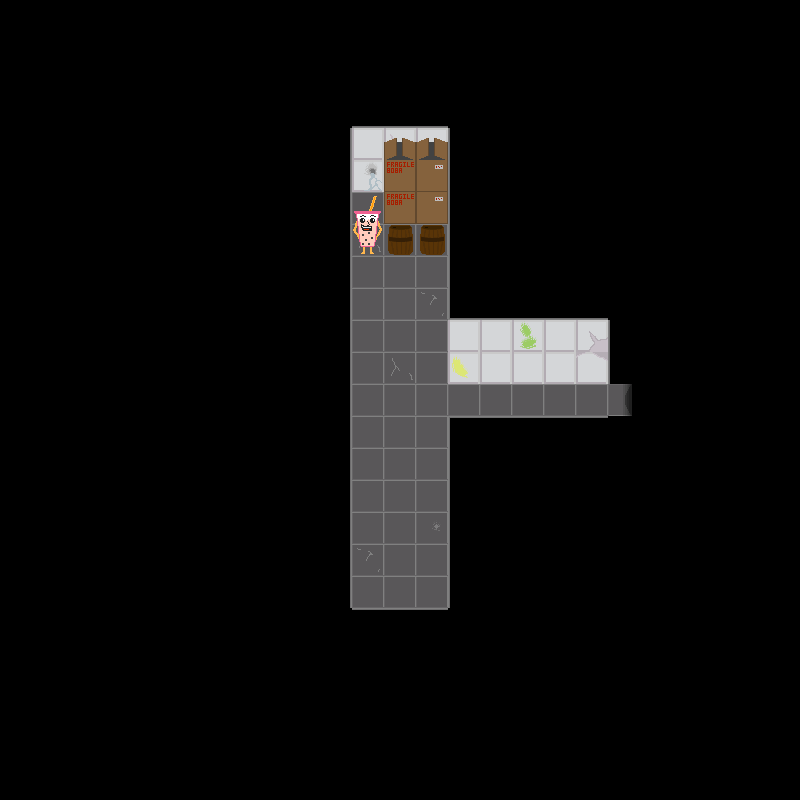

This game map was drawn from its Tiled (.tmx) file and the tilesets committed beside it. A one-line description and the trimmed map source follow:
An orthogonal 25x25 tile map with 32x32 px tiles, 5 tile layers (backgroundLayer, wallLayer, objectLayer, objectAboveLayer, ...), 2 tilesets and 1 object.

<map version="1.2" tiledversion="1.2.3" orientation="orthogonal" renderorder="right-down" width="25" height="25" tilewidth="32" tileheight="32" infinite="0" nextlayerid="7" nextobjectid="2">
 <tileset firstgid="1" name="floor1tiles" tilewidth="32" tileheight="32" tilecount="81" columns="9">
  <image source="../../assets/Floor 1/Floors/f1spritesheet.png" width="288" height="288" />
  <tile id="21">
   <properties>
    <property name="door" value="down" />
   </properties>
  </tile>
  <tile id="22">
   <properties>
    <property name="door" value="left" />
   </properties>
  </tile>
  <tile id="23">
   <properties>
    <property name="door" value="right" />
   </properties>
  </tile>
  <tile id="24">
   <properties>
    <property name="door" value="up" />
   </properties>
  </tile>
 </tileset>
 <tileset firstgid="82" name="objects" tilewidth="32" tileheight="32" tilecount="20" columns="4">
  <image source="../../assets/Floor 1/Floors/objspritesheet.png" width="128" height="160" />
 </tileset>
 <layer id="1" name="backgroundLayer" width="25" height="25">
  <data>[625 cells, 625 non-empty, 6 distinct tile ids]</data>
 </layer>
 <layer id="2" name="wallLayer" width="25" height="25">
  <data>[625 cells, 68 non-empty, 15 distinct tile ids]</data>
 </layer>
 <layer id="3" name="objectLayer" width="25" height="25">
  <data>[625 cells, 5 non-empty, 4 distinct tile ids]</data>
 </layer>
 <layer id="5" name="objectAboveLayer" width="25" height="25">
  <data>[625 cells, 5 non-empty, 4 distinct tile ids]</data>
 </layer>
 <objectgroup id="6" name="doorLayer">
  <object id="1" gid="81" x="608" y="416" width="32" height="32">
   <properties>
    <property name="door" value="right" />
   </properties>
  </object>
 </objectgroup>
 <layer id="4" name="aboveLayer" width="25" height="25">
  <data>[625 cells, 0 non-empty, 0 distinct tile ids]</data>
 </layer>
</map>
